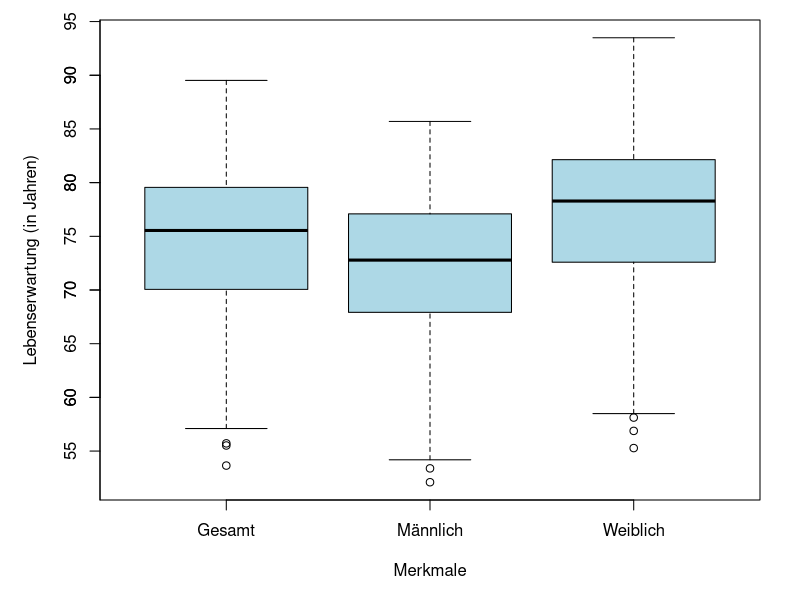
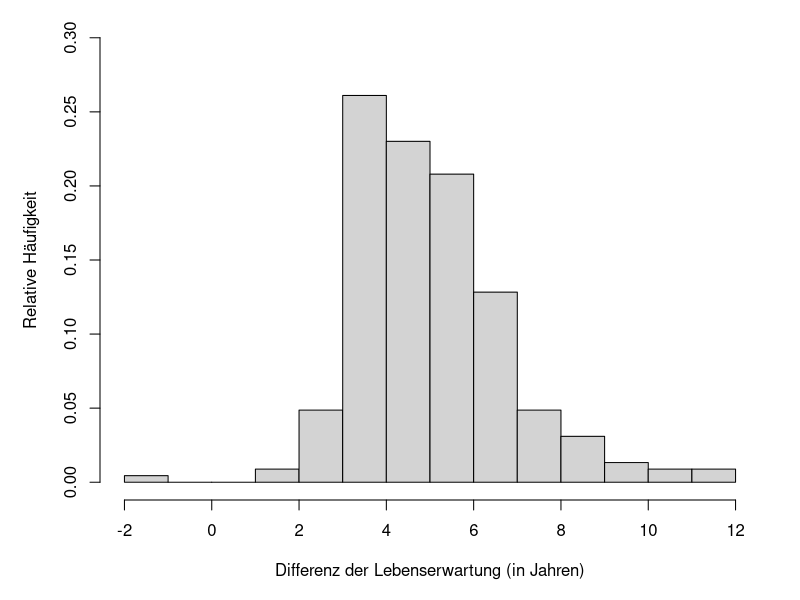
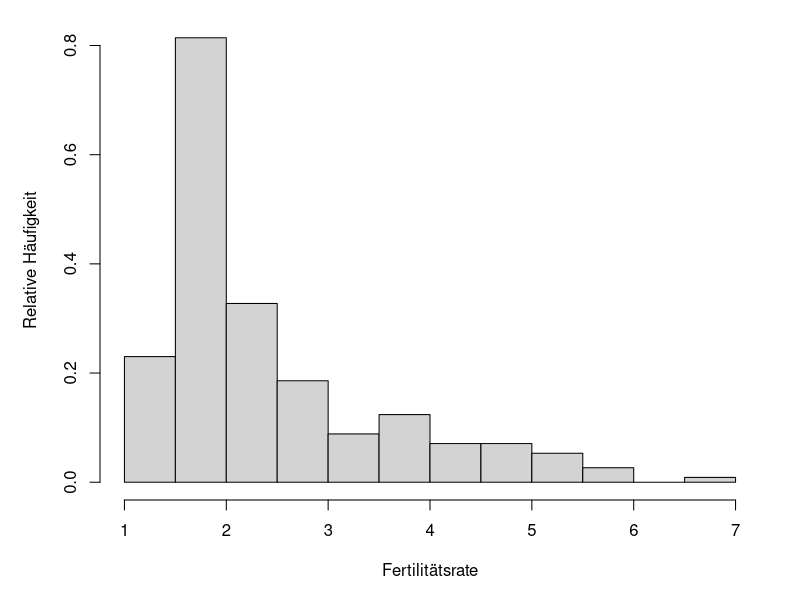
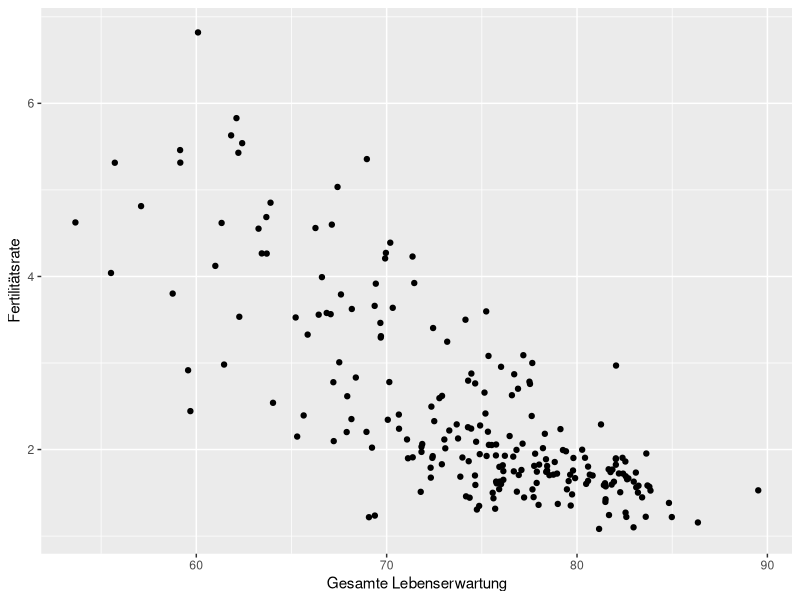
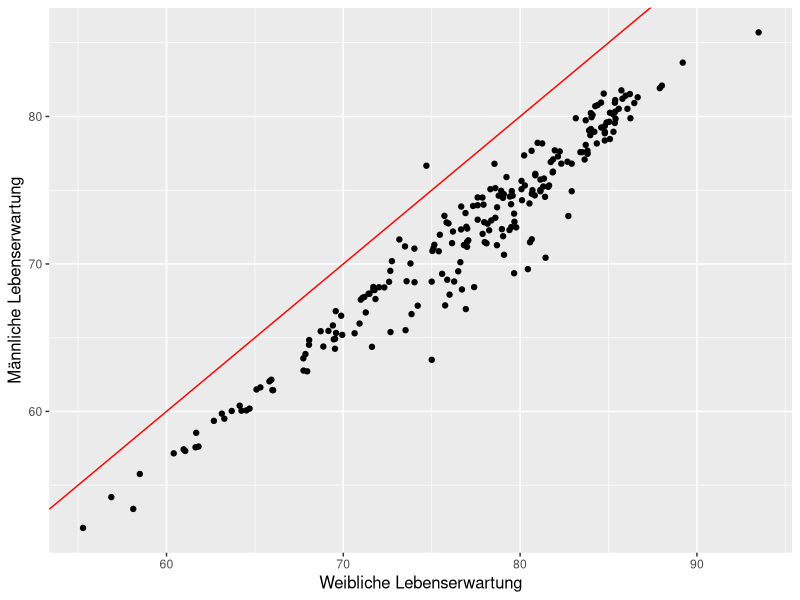
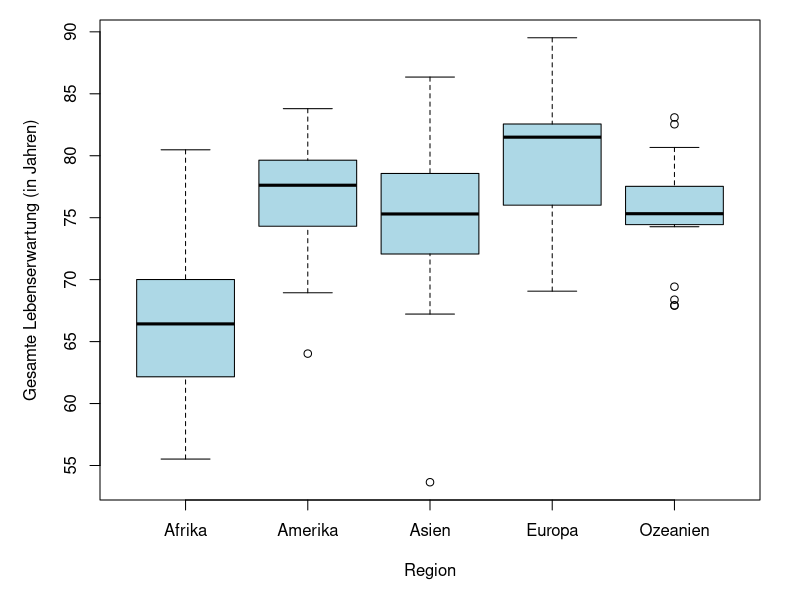
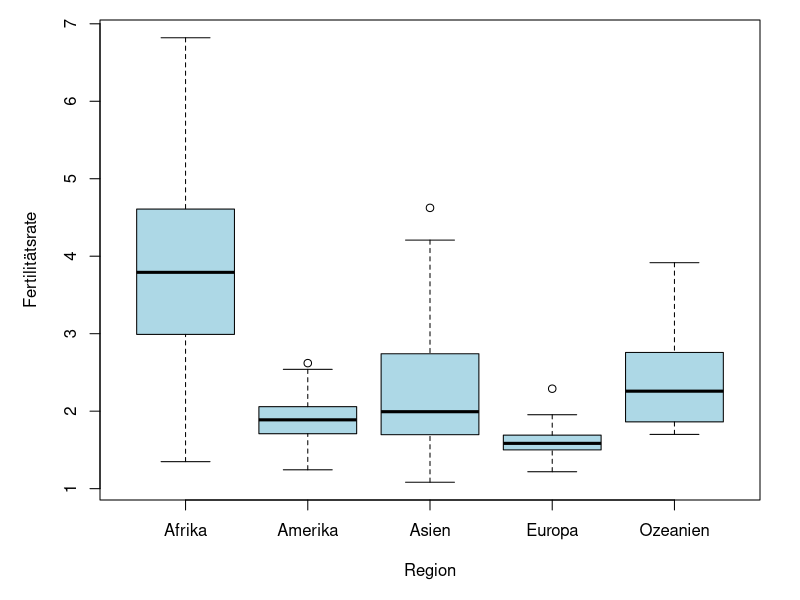
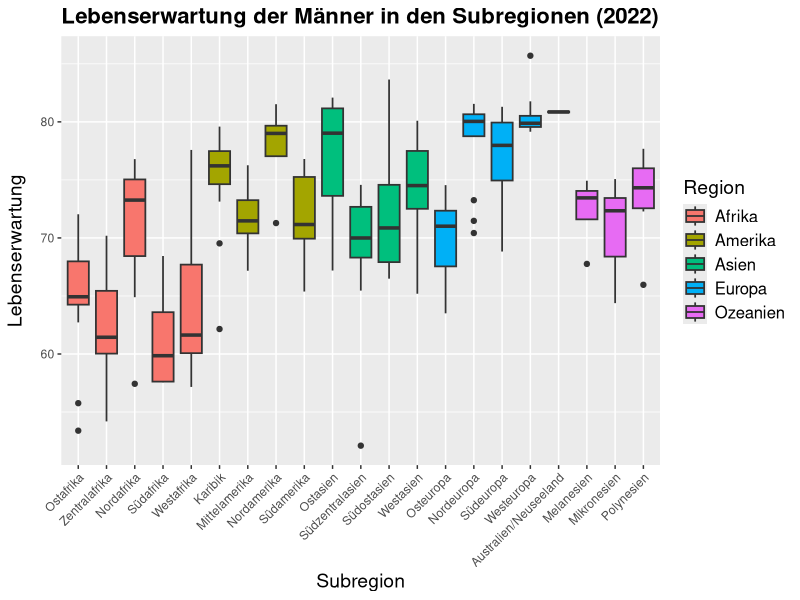

Here is the R script that generated these plots, in order:
library(ggplot2)

data <- read.csv("census_2022_2002.csv")
# Ueberblick ueber die Daten
dim(data)
head(data)
str(data)
summary(data)

# Entfernung von NA-Werten
data_noNA <- na.omit(data)

# Datensatz auf 2 abhaengig vom Jahr teilen
data2002 <- subset(data_noNA, Year == 2002)
dim(data2002)

data2022 <- subset(data_noNA, Year == 2022)
dim(data2022)


#1 - Haeufigkeitsverteilungen der Merkmale + Unterschiede zwischen Geschlechter
attach(data2022)

num_stat <- function(data) {
  var_name <- c("Gesamte Lebenserwartung", "Männliche Lebenserwartung", 
                "Weibliche Lebenserwartung", "Fertilitätsrate")
  result <- matrix(NA, nrow = length(data), ncol = 7)
  colnames(result) <- c("Variable", "min", "max", "IQR", "median", 
                        "mean", "sd")
  for(i in 1:length(data)) {
    var_data <- data[[i]]
    Max <- max(var_data)
    Min <- min(var_data)
    q1 <- quantile(var_data, 0.25)
    q3 <- quantile(var_data, 0.75)
    result[i, 1] <- var_name[i]
    result[i, 2] <- round(Min, 2)
    result[i, 3] <- round(Max,2)
    result[i, 4] <- round(q3 - q1,2)
    result[i, 5] <- round(median(var_data),2)
    result[i, 6] <- round(mean(var_data),2)
    result[i, 7] <- round(sd(var_data),2)
  } 
  return(as.data.frame(result))
}
num_data <- 3:6
num_stat(data2022[,num_data])

#Korrelationskoeffizient nach Bravais-Pearson

berechne_pearson <- function(x, y) {
  
  # Überprüfen, ob die Vektoren die gleiche Länge haben
  if (length(x) != length(y)) {
    stop("Die Vektoren müssen die gleiche Länge haben.")
  }
  
  # Überprüfen, ob die Vektoren genügend Datenpunkte enthalten
  if (length(x) < 2) {
    stop("Die Vektoren müssen mindestens zwei Elemente enthalten.")
  }
  
  # Berechnung der Mittelwerte
  x_mean <- mean(x)
  y_mean <- mean(y)
  
  # Zähler und Nenner berechnen
  zaehler <- sum((x - x_mean) * (y - y_mean))
  nenner <- sqrt(sum((x - x_mean)^2) * sum((y - y_mean)^2))
  
  # Verhindern von Division durch Null
  if (nenner == 0) {
    stop("Achtung: Division durch Null.")
  }
  
  # Pearson-Korrelationskoeffizient berechnen
  r <- zaehler / nenner
  
  return(r)
}

#Lebenserwartung vs. Fertilitätsrate
berechne_pearson(Life_Expectancy_Overall, Total_Fertility_Rate)

#Lebenserwartung Männer vs. Lebenserwartung Frauen
berechne_pearson(Life_Expectancy_Male, Life_Expectancy_Female)

##########################

# Boxplots der Lebenserwartung (+ Unterschiede zwischen den Geschlechtern)
par(mar = c(5, 5, 1, 2))
boxplot(Life_Expectancy_Overall,
        Life_Expectancy_Male,
        Life_Expectancy_Female,
        names = c("Gesamt", "Männlich", "Weiblich"),
        ylab = "Lebenserwartung (in Jahren)",
        xlab = "Merkmale", horizontal = FALSE, col = "lightblue")
axis(2, at = seq(0, 100, by = 5))

# Differenz der Lebenserwartung (Frauen - Männer)
Diff_Lebenserwartung <- Life_Expectancy_Female - Life_Expectancy_Male
hist(Diff_Lebenserwartung, xlab = "Differenz der Lebenserwartung (in Jahren)",
     ylab = "Relative Häufigkeit",probability = TRUE,
     ylim = c(0, 0.30), breaks = -2:12, main = "")

# Histogramm für Fertilitätsrate
hist(Total_Fertility_Rate, xlab = "Fertilitätsrate", 
     ylab = "Relative Häufigkeit", probability = TRUE, main = "")

# Verteilung der Region mit Tabelle

table(Region)

# Verteilung der Subregion
table(Subregion)

################

#2 - bivariate Zusammenhaenge zwischen den Merkmalen

# Subregionen nach Region
table(Subregion, Region)

# Zusammenhang zwischen gesamten Lebenserwartung und Fertilitätsrate
# Streudiagramm
ggplot(data2022, aes(x = Life_Expectancy_Overall, y = Total_Fertility_Rate)) +
  geom_point() +
  labs(x = "Gesamte Lebenserwartung",
       y = "Fertilitätsrate")

# Zusammenhang zwischen Lebenserwartung von Frauen und Männer
# Streudiagramm
ggplot(data2022, aes(x = Life_Expectancy_Female, y = Life_Expectancy_Male)) +
  geom_point() +
  geom_abline(intercept = 0, slope = 1, color = "red", linetype = "solid") +
  labs(x = "Weibliche Lebenserwartung",
       y = "Männliche Lebenserwartung") +
  theme(
    axis.title.x = element_text(size = 12),
    axis.title.y = element_text(size = 12) 
  )

# Boxplot der Lebenserwartung nach Region
region_name = c("Afrika", "Amerika", "Asien", "Europa", "Ozeanien")

boxplot(Life_Expectancy_Overall ~ Region,
        ylab = "Gesamte Lebenserwartung (in Jahren)",
        xlab = "Region", horizontal = FALSE,
        names = region_name, col = "lightblue")

# Boxplot der Fertilitätsrate nach Region
boxplot(Total_Fertility_Rate ~ Region, 
        ylab = "Fertilitätsrate",
        xlab = "Region", horizontal = FALSE,
        col = "lightblue", names = region_name)


#3 - Unterschiede der Merkmale zwischen den Subregionen

# Subregionen ins Deutsche übersetzen und Region hinzufügen
data2022$Subregion[data2022$Subregion == "Eastern Africa"] <- "Ostafrika"
data2022$Subregion[data2022$Subregion == "Middle Africa"] <- "Zentralafrika"
data2022$Subregion[data2022$Subregion == "Northern Africa"] <- "Nordafrika"
data2022$Subregion[data2022$Subregion == "Southern Africa"] <- "Südafrika"
data2022$Subregion[data2022$Subregion == "Western Africa"] <- "Westafrika"
data2022$Subregion[data2022$Subregion == "Caribbean"] <- "Karibik"
data2022$Subregion[data2022$Subregion == "Central America"] <- "Mittelamerika"
data2022$Subregion[data2022$Subregion == "Northern America"] <- "Nordamerika"
data2022$Subregion[data2022$Subregion == "South America"] <- "Südamerika"
data2022$Subregion[data2022$Subregion == "Eastern Asia"] <- "Ostasien"
data2022$Subregion[data2022$Subregion == "South-Central Asia"] <- "Südzentralasien"
data2022$Subregion[data2022$Subregion == "South-Eastern Asia"] <- "Südostasien"
data2022$Subregion[data2022$Subregion == "Western Asia"] <- "Westasien"
data2022$Subregion[data2022$Subregion == "Eastern Europe"] <- "Osteuropa"
data2022$Subregion[data2022$Subregion == "Northern Europe"] <- "Nordeuropa"
data2022$Subregion[data2022$Subregion == "Southern Europe"] <- "Südeuropa"
data2022$Subregion[data2022$Subregion == "Western Europe"] <- "Westeuropa"
data2022$Subregion[data2022$Subregion == "Australia/New Zealand"] <- "Australien/Neuseeland"
data2022$Subregion[data2022$Subregion == "Melanesia"] <- "Melanesien"
data2022$Subregion[data2022$Subregion == "Micronesia"] <- "Mikronesien"
data2022$Subregion[data2022$Subregion == "Polynesia"] <- "Polynesien"

# Region hinzufügen basierend auf den Subregionen
data2022$Region <- ifelse(data2022$Subregion %in% c("Ostafrika", "Zentralafrika", "Nordafrika", "Südafrika", "Westafrika"), "Afrika",
                          ifelse(data2022$Subregion %in% c("Karibik", "Mittelamerika", "Nordamerika", "Südamerika"), "Amerika",
                                 ifelse(data2022$Subregion %in% c("Ostasien", "Südzentralasien", "Südostasien", "Westasien"), "Asien",
                                        ifelse(data2022$Subregion %in% c("Osteuropa", "Nordeuropa", "Südeuropa", "Westeuropa"), "Europa",
                                               ifelse(data2022$Subregion %in% c("Australien/Neuseeland", "Melanesien", "Mikronesien", "Polynesien"), "Ozeanien", 
                                                      NA)))))

# Sortieren der Daten nach Region und Subregion in neuer Variable year2022
year2022 <- data2022[order(Region, Subregion), ]


#########################
#Boxplots

#Boxplot Lebenserwartung der Männer in den Subregionen
# Boxplot mit ggplot2, nach Region gruppiert und mit farblicher Unterscheidung der Regionen
ggplot(year2022, aes(x = factor(Subregion, levels = unique(Subregion)), y = Life_Expectancy_Male, fill = Region)) +
  geom_boxplot(coef = 1.5, size = 0.6) +
  labs(title = "Lebenserwartung der Männer in den Subregionen (2022)",
       x = "Subregion",
       y = "Lebenserwartung",
       fill = "Region") +  # Legende für die Regionen hinzufügen
  theme(
    plot.title = element_text(size = 16, face = "bold"),  # Überschrift größer und fett
    axis.title.x = element_text(size = 14),  # x-Achsenbeschriftung größer
    axis.title.y = element_text(size = 14, margin = margin(r = 10)),  # y-Achsenbeschriftung größer
    axis.text.x = element_text(angle = 45, hjust = 1), # x-Achsenbeschriftung um 45 Grad drehen
    legend.text = element_text(size = 12),  # Legendentext größer
    legend.title = element_text(size = 14)  # Legendentitel größer
  )


# Boxplot Lebenserwartung der Frauen in den Subregionen
ggplot(year2022, aes(x = factor(Subregion, levels = unique(Subregion)), y = Life_Expectancy_Female, fill = Region)) +
  geom_boxplot(coef = 1.5, size = 0.6) +
  labs(title = "Lebenserwartung der Frauen in den Subregionen (2022)",
       x = "Subregion",
       y = "Lebenserwartung",
       fill = "Region") +  # Legende für die Regionen hinzufügen
  theme(
    plot.title = element_text(size = 16, face = "bold"),  # Überschrift größer und fett
    axis.title.x = element_text(size = 14),  # x-Achsenbeschriftung größer
    axis.title.y = element_text(size = 14, margin = margin(r = 10)),  # y-Achsenbeschriftung größer mit Abstand
    axis.text.x = element_text(angle = 45, hjust = 1), # x-Achsenbeschriftung um 45 Grad drehen
    legend.text = element_text(size = 12),  # Legendentext größer
    legend.title = element_text(size = 14)  # Legendentitel größer
  )

# Gesamte Lebenserwartung in den Subregionen (2022)
ggplot(year2022, aes(x = factor(Subregion, levels = unique(Subregion)), y = Life_Expectancy_Overall, fill = Region)) +
  geom_boxplot(coef = 1.5, size = 0.6) +
  labs(x = "Subregion",
       y = "Gesamte Lebenserwartung",
       fill = "Region:") +  # Legende für die Regionen hinzufügen
  theme(
    plot.title = element_text(size = 16, face = "bold"),
    axis.title.x = element_text(size = 14), 
    axis.title.y = element_text(size = 14, margin = margin(r = 10)), 
    axis.text.x = element_text(angle = 45, hjust = 1), 
    legend.text = element_text(size = 12), 
    legend.title = element_text(size = 14),
    legend.position = "top",
    legend.direction = "horizontal")


# Fertilitätsrate in den Subregionen (2022)
ggplot(year2022, aes(x = factor(Subregion, levels = unique(Subregion)), y = Total_Fertility_Rate, fill = Region)) +
  geom_boxplot(coef = 1.5, size = 0.6) +
  labs(x = "Subregion",
       y = "Fertilitätsrate",
       fill = "Region:") +  # Legende für die Regionen hinzufügen
  theme(
    plot.title = element_text(size = 16, face = "bold"), 
    axis.title.x = element_text(size = 14), 
    axis.title.y = element_text(size = 14, margin = margin(r = 10)),  
    axis.text.x = element_text(angle = 45, hjust = 1), 
    legend.text = element_text(size = 12),  
    legend.title = element_text(size = 14),
    legend.position = "top",
    legend.direction = "horizontal")

#####################
#Zusätzliche Grafik

# Boxplot Differenz der Lebenserwartung (Frauen - Männer) in den Subregionen
ggplot(year2022, aes(x = factor(Subregion, levels = unique(Subregion)), y = Life_Expectancy_Female - Life_Expectancy_Male, fill = Region)) +
  geom_boxplot(coef = 1.5, size = 0.6) +
  labs(title = "Differenz der Lebenserwartung in den Subregionen (2022)",
       x = "Subregion",
       y = "Lebenserwartung",
       fill = "Region") +  # Legende für die Regionen hinzufügen
  theme(
    plot.title = element_text(size = 16, face = "bold"),  # Überschrift größer und fett
    axis.title.x = element_text(size = 14),  # x-Achsenbeschriftung größer
    axis.title.y = element_text(size = 14, margin = margin(r = 10)),  # y-Achsenbeschriftung größer mit Abstand
    axis.text.x = element_text(angle = 45, hjust = 1), # x-Achsenbeschriftung um 45 Grad drehen
    legend.text = element_text(size = 12),  # Legendentext größer
    legend.title = element_text(size = 14)  # Legendentitel größer
  )

detach(data2022)

#4 - Vergleich von Merkmalen in 2002 und 2022

par(mfrow = c(1, 2))
# Gesamte Lebenserwartung in 2002 und 2022
boxplot(data2002$Life_Expectancy_Overall, data2022$Life_Expectancy_Overall,
        names = c("2002", "2022"),
        ylab = "Gesamte Lebenserwartung (in Jahren)", 
        xlab = "Jahr", col = "lightblue")

# Fertilitätsrate in 2002 und 2022
boxplot(data2002$Total_Fertility_Rate, data2022$Total_Fertility_Rate,
        names = c("2002", "2022"), ylab = "Fertilitätsrate", 
        xlab = "Jahr", col = "lightblue")
